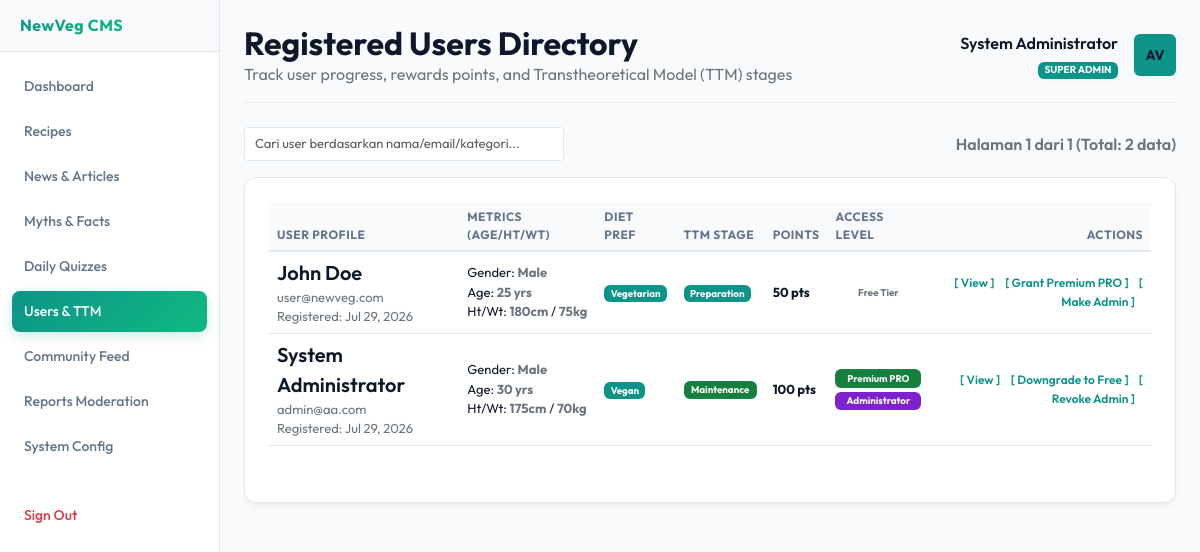
The page /admin/users.php (signed in) on the database its author committed.
### tables this page shows
CREATE TABLE `users` (
  `id` INT AUTO_INCREMENT PRIMARY KEY,
  `email` VARCHAR(191) NOT NULL UNIQUE,
  `password` VARCHAR(255) NOT NULL,
  `full_name` VARCHAR(100) NOT NULL,
  `gender` VARCHAR(20) DEFAULT NULL,
  `age` INT DEFAULT NULL,
  `height` DECIMAL(5,2) DEFAULT NULL,  
  `weight` DECIMAL(5,2) DEFAULT NULL,  
  `diet_preference` VARCHAR(50) DEFAULT 'Vegan',
  `ttm_stage` VARCHAR(50) DEFAULT 'Precontemplation',  
  `total_points` INT DEFAULT 0,
  `is_premium` TINYINT(1) DEFAULT 0,
  `is_admin` TINYINT(1) DEFAULT 0,
  `created_at` TIMESTAMP DEFAULT CURRENT_TIMESTAMP
);

### admin/users.php (the view, shortened to what this page needs)
<?php
$headerTitle = "Registered Users Directory";
$headerSubtitle = "Track user progress, rewards points, and Transtheoretical Model (TTM) stages";
$db = getDatabaseConnection();
$limit = 10;
$page = 1;
$offset = 0;
try {
    $countStmt = $db->query("SELECT COUNT(*) FROM users");
    $totalItems = $countStmt->fetchColumn();
    $totalPages = max(1, ceil($totalItems / $limit));
    $dataStmt = $db->prepare("SELECT * FROM users ORDER BY id DESC LIMIT :limit OFFSET :offset");
    $dataStmt->bindValue(':limit', $limit, PDO::PARAM_INT);
    $dataStmt->bindValue(':offset', $offset, PDO::PARAM_INT);
    $dataStmt->execute();
    $users = $dataStmt->fetchAll();
} catch (PDOException $e) {
    $users = [];
    $totalItems = 0;
    $totalPages = 1;
}
require_once __DIR__ . '/includes/header.php';
?>
<div class="animated-fade mb-5">
    <div class="d-flex justify-content-between align-items-center mb-3">
        <div style="max-width: 320px; width: 100%;">
            <input type="text" id="user-search" class="form-control" placeholder="Cari user berdasarkan nama/email/kategori...">
        </div>
        <div>
            <span id="user-info" class="text-secondary fw-semibold fs-13">
                Halaman <?= $page ?> dari <?= $totalPages ?> (Total: <?= $totalItems ?> data)
            </span>
        </div>
    </div>
    <div class="glass-card p-4">
        <div class="table-responsive">
            <table class="table table-hover align-middle">
                <thead>
                    <tr>
                        <th>User Profile</th>
                        <th>Metrics (Age/Ht/Wt)</th>
                        <th>Diet Pref</th>
                        <th>TTM Stage</th>
                        <th>Points</th>
                        <th>Access Level</th>
                        <th class="text-end">Actions</th>
                    </tr>
                </thead>
                <tbody id="user-table-body">
                    <?php if (empty($users)): ?>
                        <tr>
                            <td colspan="7" class="text-center text-secondary py-5">No registered users found.</td>
                        </tr>
                    <?php else: ?>
                        <?php foreach ($users as $user): ?>
                            <tr>
                                <td>
                                    <div class="fw-semibold text-white fs-5"><?= htmlspecialchars($user['full_name']) ?></div>
                                    <div class="text-secondary fs-13"><?= htmlspecialchars($user['email']) ?></div>
                                    <div class="text-secondary fs-11 mt-0.5">Registered: <?= date('M d, Y', strtotime($user['created_at'])) ?></div>
                                </td>
                                <td>
                                    <div class="text-white fs-12">
                                        Gender: <strong class="text-secondary"><?= htmlspecialchars($user['gender'] ?? 'N/A') ?></strong><br>
                                        Age: <strong class="text-secondary"><?= $user['age'] ? intval($user['age']) . ' yrs' : 'N/A' ?></strong><br>
                                        Ht/Wt: <strong class="text-secondary"><?= $user['height'] ? floatval($user['height']) . 'cm' : 'N/A' ?></strong> /
                                        <strong class="text-secondary"><?= $user['weight'] ? floatval($user['weight']) . 'kg' : 'N/A' ?></strong>
                                    </div>
                                </td>
                                <td>
                                    <span class="badge bg-teal-glow">
                                        <?= htmlspecialchars($user['diet_preference'] ?? 'Vegan') ?>
                                    </span>
                                </td>
                                <td>
                                    <?php
                                    $stage = $user['ttm_stage'];
                                    $badgeClass = 'bg-teal-glow';
                                    if ($stage === 'Maintenance') $badgeClass = 'bg-emerald-glow';
                                    elseif ($stage === 'Action') $badgeClass = 'bg-purple-glow';
                                    elseif ($stage === 'Preparation') $badgeClass = 'bg-teal-glow';
                                    elseif ($stage === 'Contemplation') $badgeClass = 'bg-orange-glow';
                                    ?>
                                    <span class="badge <?= $badgeClass ?>"><?= htmlspecialchars($stage) ?></span>
                                </td>
                                <td class="text-white fw-bold"><?= number_format($user['total_points']) ?> pts</td>
                                <td>
                                    <div class="d-flex flex-column gap-1">
                                        <?php if ($user['is_premium'] == 1): ?>
                                            <span class="badge bg-emerald-glow text-center py-1">Premium PRO</span>
                                        <?php else: ?>
                                            <span class="badge bg-opacity-10 text-secondary text-center py-1">Free Tier</span>
                                        <?php endif; ?>
                                        <?php if ($user['is_admin'] == 1): ?>
                                            <span class="badge bg-purple-glow text-center py-1">Administrator</span>
                                        <?php endif; ?>
                                    </div>
                                </td>
                                <td class="text-end">
                                    <a href="user_profile.php?id=<?= $user['id'] ?>" class="action-link">[ View ]</a>
                                    <a href="users.php?action=toggle_premium&id=<?= $user['id'] ?>" class="action-link">
                                        [ <?= $user['is_premium'] == 1 ? 'Downgrade to Free' : 'Grant Premium PRO' ?> ]
                                    </a>
                                    <a href="users.php?action=toggle_admin&id=<?= $user['id'] ?>" class="action-link">
                                        [ <?= $user['is_admin'] == 1 ? 'Revoke Admin' : 'Make Admin' ?> ]
                                    </a>
                                </td>
                            </tr>
                        <?php endforeach; ?>
                    <?php endif; ?>
                </tbody>
            </table>
        </div>
    </div>
</div>
<?php require_once __DIR__ . '/includes/footer.php'; ?>

### admin/includes/header.php (shortened to what this page needs)
<?php
$currentPage = basename($_SERVER['PHP_SELF']);
?>
<!DOCTYPE html>
<html lang="en">
<head>
    <link href="https://cdn.jsdelivr.net/npm/bootstrap@5.3.2/dist/css/bootstrap.min.css" rel="stylesheet">
    <link href="assets/css/admin.css" rel="stylesheet">
</head>
<body>
<div class="wrapper">
    <nav id="sidebar">
        <div class="sidebar-header d-flex align-items-center">
            <h4 class="m-0 gradient-text">NewVeg CMS</h4>
        </div>
        <ul class="list-unstyled components">
            <li class="<?= $currentPage === 'index.php' ? 'active' : '' ?>">
                <a href="index.php">Dashboard</a>
            </li>
            <li class="<?= $currentPage === 'recipes.php' ? 'active' : '' ?>">
                <a href="recipes.php">Recipes</a>
            </li>
            <li class="<?= $currentPage === 'news.php' ? 'active' : '' ?>">
                <a href="news.php">News & Articles</a>
            </li>
            <li class="<?= $currentPage === 'myths.php' ? 'active' : '' ?>">
                <a href="myths.php">Myths & Facts</a>
            </li>
            <li class="<?= $currentPage === 'quizzes.php' ? 'active' : '' ?>">
                <a href="quizzes.php">Daily Quizzes</a>
            </li>
            <li class="<?= $currentPage === 'users.php' ? 'active' : '' ?>">
                <a href="users.php">Users & TTM</a>
            </li>
            <li class="<?= $currentPage === 'community.php' ? 'active' : '' ?>">
                <a href="community.php">Community Feed</a>
            </li>
            <li class="<?= $currentPage === 'reports.php' ? 'active' : '' ?>">
                <a href="reports.php">Reports Moderation</a>
            </li>
            <li class="<?= $currentPage === 'settings.php' ? 'active' : '' ?>">
                <a href="settings.php">System Config</a>
            </li>
            <li class="mt-4">
                <a href="logout.php" class="text-danger">Sign Out</a>
            </li>
        </ul>
    </nav>
    <div id="content">
        <div class="d-flex justify-content-between align-items-center mb-4 pb-3 border-bottom border-secondary border-opacity-10">
            <div>
                <h2 class="fw-bold m-0"><?= $headerTitle ?? 'Dashboard' ?></h2>
                <p class="text-secondary m-0 fs-14"><?= $headerSubtitle ?? 'Overview & Core Statistics' ?></p>
            </div>
            <div class="d-flex align-items-center">
                <div class="text-end me-3">
                    <span class="d-block fw-semibold"><?= htmlspecialchars($_SESSION['admin_name'] ?? 'Admin') ?></span>
                    <span class="badge bg-teal-glow badge-glow" style="font-size: 10px;">SUPER ADMIN</span>
                </div>
                <div class="rounded bg-teal-glow d-flex align-items-center justify-content-center fw-bold text-white" style="width: 42px; height: 42px; font-size: 14px;">
                    AV
                </div>
            </div>
        </div>

### admin/includes/footer.php (shortened to what this page needs)
    </div>
</div>
</body>
</html>

### admin/assets/css/admin.css (style rules this page uses)
:root { --bg-dark: #f8fafc; --sidebar-bg: #ffffff; --card-bg: #ffffff; --border-color: #e2e8f0; --accent-emerald: #10b981; --accent-teal: #0d9488; --text-primary: #0f172a; --text-secondary: #64748b; --btn-primary: linear-gradient(135deg, #0d9488 0%, #10b981 100%); --font-sans: 'Outfit', -apple-system, BlinkMacSystemFont, "Segoe UI", Roboto, sans-serif; }
body { background-color: var(--bg-dark); color: var(--text-primary); font-family: var(--font-sans); margin: 0; overflow-x: hidden; }
.glass-card { background: var(--card-bg); border: 1px solid var(--border-color); border-radius: 12px; box-shadow: 0 4px 6px -1px rgba(0, 0, 0, 0.05), 0 2px 4px -2px rgba(0, 0, 0, 0.05); transition: all 0.25s ease; }
.wrapper { display: flex; width: 100%; align-items: stretch; }
#sidebar { min-width: 220px; max-width: 220px; background: var(--sidebar-bg); color: var(--text-primary); transition: all 0.3s; border-right: 1px solid var(--border-color); min-height: 100vh; }
#sidebar .sidebar-header { padding: 16px 20px; border-bottom: 1px solid var(--border-color); background: #f8fafc; }
#sidebar .sidebar-header h4 { font-size: 16px; font-weight: 700; letter-spacing: 0.5px; }
#sidebar ul.components { padding: 12px 0; }
#sidebar ul li { padding: 2px 12px; }
#sidebar ul li a { padding: 10px 12px; font-size: 14px; font-weight: 500; display: block; color: var(--text-secondary); text-decoration: none; border-radius: 8px; transition: all 0.2s ease; }
#sidebar ul li a:hover, #sidebar ul li.active > a { color: var(--text-primary); background: #f1f5f9; }
#sidebar ul li.active > a { background: var(--btn-primary); box-shadow: 0 4px 12px rgba(13, 148, 136, 0.2); color: #fff; }
#content { width: 100%; padding: 24px; min-height: 100vh; background-color: var(--bg-dark); }
.gradient-text { background: var(--btn-primary); -webkit-background-clip: text; -webkit-text-fill-color: transparent; }
.bg-emerald-glow { background: rgba(16, 185, 129, 0.08); color: #047857; border: 1px solid rgba(16, 185, 129, 0.15); }
.bg-emerald-glow { background: #15803d; color: #ffffff; font-weight: bold; }
.bg-teal-glow { background: #0d9488; color: #ffffff; font-weight: bold; }
.bg-purple-glow { background: #7e22ce; color: #ffffff; font-weight: bold; }
.badge-glow { box-shadow: 0 1px 3px rgba(0,0,0,0.05); }
.form-control, .form-select { background-color: #ffffff; border: 1px solid var(--border-color); color: var(--text-primary); border-radius: 4px; padding: 6px 10px; font-size: 13px; }
.table { color: var(--text-primary); border-color: var(--border-color); font-size: 13px; }
.table > :not(caption) > * > * { background-color: transparent; padding: 6px 8px; border-bottom-color: var(--border-color); }
.table thead th { font-weight: 700; color: var(--text-secondary); border-bottom: 2px solid var(--border-color); background-color: #f8fafc; font-size: 12px; text-transform: uppercase; letter-spacing: 0.5px; }
.animated-fade { animation: fadeIn 0.4s ease forwards; }
.text-white { color: var(--text-primary) !important; }
.action-link { font-size: 12px; font-weight: 600; text-decoration: none; margin-right: 8px; color: var(--accent-teal); }

### rows shown on the page
users: full_name "John Doe", email "user@newveg.com", created_at "Jul 29, 2026", gender "Male", age "25", height "180", weight "75", diet_preference "Vegetarian", ttm_stage "Preparation", total_points "50", is_premium "Free Tier", is_admin "Make Admin"
users: full_name "System Administrator", email "admin@aa.com", created_at "Jul 29, 2026", gender "Male", age "30", height "175", weight "70", diet_preference "Vegan", ttm_stage "Maintenance", total_points "100", is_premium "Premium PRO", is_admin "Administrator"

### other values the page prints
$headerTitle "Registered Users Directory"
$headerSubtitle "Track user progress, rewards points, and Transtheoretical Model (TTM) stages"
$_SESSION['admin_name'] "System Administrator"
$page "1"
$totalPages "1"
$totalItems "2"
